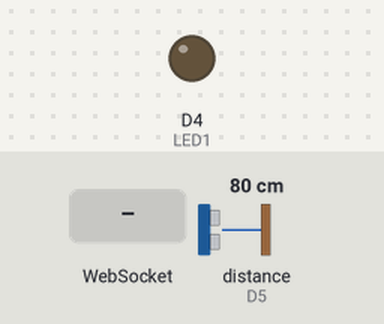
A sketch run on a simulated ESP8266 (NodeMCU). Parts: output pins drawn as LEDs (lit = HIGH). Wiring (inferred from the names in the program): ultrasonic range finder: trigger D6; echo D5. Inputs (shaded band) come from the test bench; at power-on: distance to the obstacle (sensor on D5) 80 cm. The echo pulse lasts 58.3 µs per cm; WiFi joins after 1.5 s; servers stay silent unless stated; pins used as bus, display or sensor lines are not drawn; what the sketch prints to the serial monitor is not drawn.

Above: at 3.7 s.
3.8 s: WebSocket text "1" received
At 5.2 s:
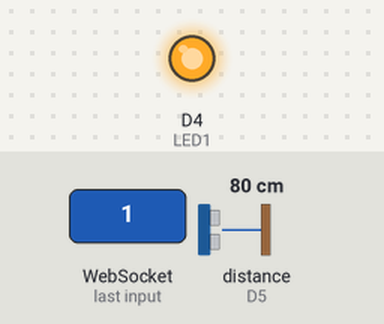
Timing chart, 0 to 6.8 s (numbered marks = the images above; inputs shaded):
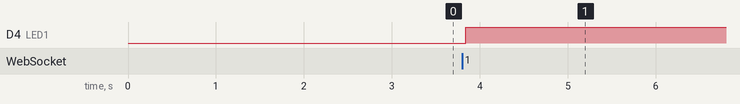

The sketch:

phase2_test1.ino
```cpp
 float distance =0;
 int UG_user;
 int UG_length;
 int OH_length;
#include <ESP8266WiFi.h>
#include <ESP8266WiFiMulti.h>
#include <WebSocketsServer.h>
#include <ESP8266mDNS.h>
#include <ESP8266WebServer.h>
#include <Hash.h>
int checker1;
#include <Ticker.h>
int i=0;
String zx;
String old_value, value;

ESP8266WiFiMulti    WiFiMulti;
ESP8266WebServer    server(80);
WebSocketsServer    webSocket = WebSocketsServer(81);

#include <ArduinoJson.h>
 //https://github.com/sstaub/Ticker


#define LED1 LED_BUILTIN
#define LED2 12


void send_sensor();

char html_template[] PROGMEM = R"=====(
<!DOCTYPE html>
<html>
<script>
var connection = new WebSocket('ws://'+location.hostname+':81/');
let but3=document.getElementById('but3')
var button_1_status = 0;
var button_2_status = 0;
var UG_Per=0;
var OH_Per=0;
var sens_data = 0;
connection.onmessage = function(event){
  var full_data = event.data;
  console.log(full_data);
  var data = JSON.parse(full_data);
  sens_data = data.sens;
  document.getElementById("sensor_meter").value = sens_data;
  document.getElementById("sensor_value").innerHTML = sens_data;
  var UG=document.getElementById('UG');
var OH=document.getElementById('OH');

}
function button3()
{
 UG_Per=UG.value;
OH_Per=OH.value;
OH.value="";
UG.value="";

send_data();
}

function button_1_on()
{
   button_1_status = 1;
  console.log("LED 1 is ON");
  send_data();
}
function button_1_off()
{
  button_1_status = 0;
console.log("LED 1 is OFF");
send_data();
}
function button_2_on()
{
   button_2_status = 1;
  console.log("LED 2 is ON");
  send_data();
}
function button_2_off()
{
  button_2_status = 0;
console.log("LED 2 is OFF");
send_data();
}
function send_data()
{
  var full_data = '{"LED1" :'+button_1_status+',"LED2":'+button_2_status+',"UG":'+UG_Per+',"OH":'+OH_Per+'}';
  connection.send(full_data);
  console.log(full_data);
}
</script>
<body>
     <link rel="stylesheet" href="style.css">
    <script src="ee1.js" defer></script>
    <center>
    <h1><b>PalmShade Hospital</b></h1>
    <br>

    <h3> Motor 1 </h3>
    <button onclick= "button_1_on()" >On</button><label>       </label><button onclick="button_1_off()" >Off</button>
    <h3> Motor 2 </h3>
    <button onclick="button_2_on()">On</button><label>       </label><button onclick="button_2_off()">Off</button>

    <label>     </label>
    <br>

    <label for="UG">UnderGround Tank</label><br>
  <input type="number" id="UG" name="UG"><br><br>
  <label style="padding-left:0px" for="OH">OverHead Tank     </label><br>
  <input type="number" id="OH" name="OH"><br><br>
    <button onclick="button3()"   >Set</button>

    </center>

    <div style="text-align: center;">
      <br>
    <h3>Tank Meter</h3>
    <meter value="0" min="0" max="200" id="sensor_meter"> </meter><h3 id="sensor_value" style="display: inline-block;"> 2000 </h3>
    <style>
    meter{
      width: 420px;
      height: 35px;
      padding-left: 20px;

    }
    button{
      width: 150px;
      height: 50px;
      color:#105694;
      background-color:beige;
      border-radius: 8px;
      box-shadow: 0 8px 16px 0 rgba(0,0,0,0.2), 0 6px 20px 0 rgba(0,0,0,0.19);
      box-shadow: 0 12px 16px 0 rgba(0,0,0,0.24), 0 17px 50px 0 rgba(0,0,0,0.19);
      border: 2px solid #105694;
    }
    body {
      padding-top: 10px;
      background-image: linear-gradient(to right, rgba(255, 238, 0, 0), rgb(124, 188, 228));
      color:indigo;
    }

  </style>
    </body>
    </html>
)=====";


void webSocketEvent(uint8_t num, WStype_t type, uint8_t * payload, size_t length) {

  switch (type)
  {
    case WStype_DISCONNECTED:
      Serial.printf("[%u] Disconnected!\n", num);
      break;
    case WStype_CONNECTED: {
        IPAddress ip = webSocket.remoteIP(num);
        Serial.printf("[%u] Connected from %d.%d.%d.%d url: %s\n", num, ip[0], ip[1], ip[2], ip[3], payload);
      }
      break;
    case WStype_TEXT:
      Serial.printf("[%u] get Text: %s\n", num, payload);
      String message = String((char*)( payload));
      Serial.println(message);


     DynamicJsonDocument doc(200);
    // deserialize the data
    DeserializationError error = deserializeJson(doc, message);
    // parse the parameters we expect to receive (TO-DO: error handling)
      // Test if parsing succeeds.
  if (error) {
    Serial.print("deserializeJson() failed: ");
    Serial.println(error.c_str());
    return;
  }

  int LED1_status = doc["LED1"];
  int LED2_status = doc["LED2"];
   UG_user=doc["UG"];
  digitalWrite(LED1,1-LED1_status);
  digitalWrite(LED2,LED2_status);


  }
}
void setup() {
pinMode(12,OUTPUT);//D6
pinMode(14,INPUT);//D5
pinMode(LED1,OUTPUT);
pinMode(LED2,OUTPUT);
  Serial.begin(115200);
  delay(1000);

  WiFiMulti.addAP("jio upstair", "Adithya1");
  WiFiMulti.addAP("adi", "qwerty12345");


  while (WiFiMulti.run() != WL_CONNECTED) {
    delay(100);


  }


  Serial.println(WiFi.localIP());

  webSocket.begin();
  webSocket.onEvent(webSocketEvent);

  server.on("/", handleMain);
  server.onNotFound(handleNotFound);
  server.begin();


}

void handleMain() {
  server.send_P(200, "text/html", html_template );
}
void handleNotFound() {
  server.send(404,   "text/html", "<html><body><p>404 Error</p></body></html>" );
}

void loop() {

  webSocket.loop();
  server.handleClient();
  digitalWrite(12, LOW);
  delayMicroseconds(2);
  digitalWrite(12, HIGH);
  delayMicroseconds(10);
  digitalWrite(12, LOW);

  float duration = pulseIn(14, HIGH);
  distance = (duration*.0343)/2;
  Serial.print("Distance: ");
  Serial.println(distance);
  int checher1;
  checker1=UG_length*(UG_user)/100;
  if (distance<checker1)
  {

    //pin for trigger
  }


  String JSON_Data = "{\"sens\":";
         JSON_Data += int(distance);
         JSON_Data += "}";

  webSocket.broadcastTXT(JSON_Data);


  MDNS.update();

  delay(50);
  i=i+1;
}
void send_sensor()
{
   int sens = digitalRead(D5);
  // JSON_Data = {"temp":(String)distance,"hum":zx}"

}
```

Measured:
- after the input at 3.8 s, D4 (LED1): LOW → HIGH at once
